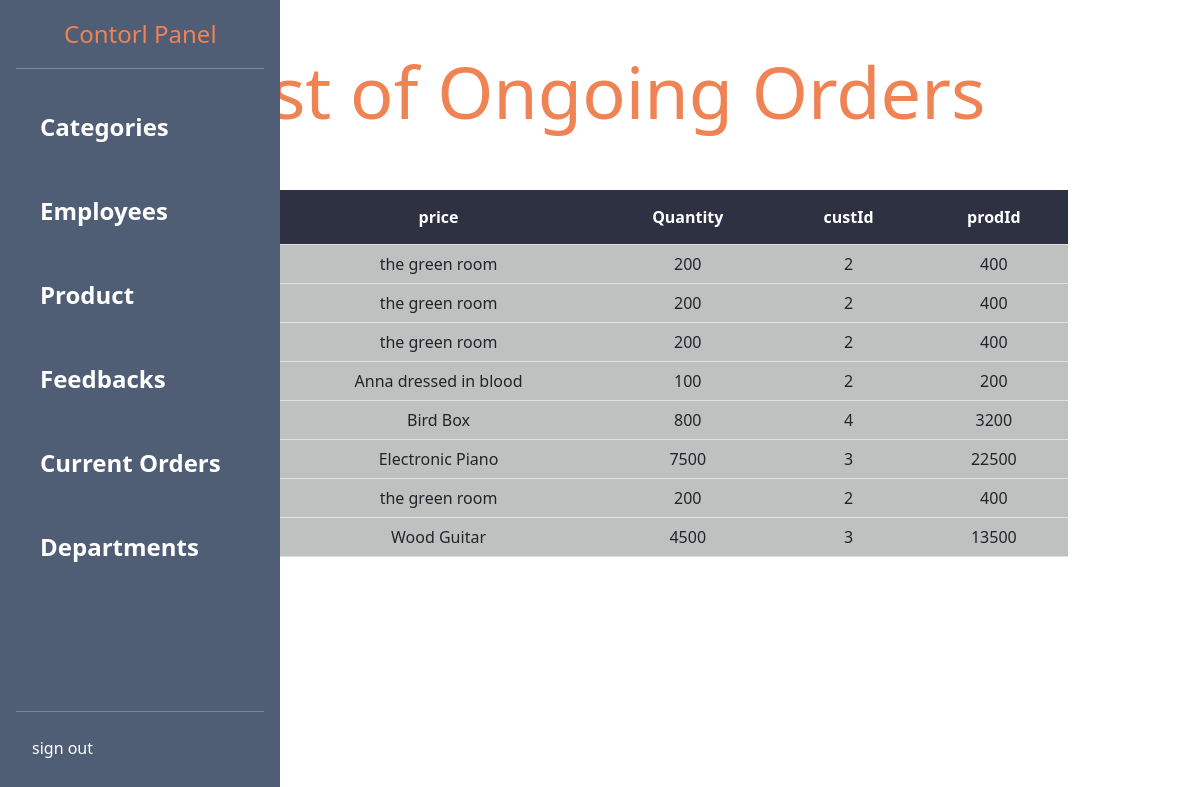
/alterPages/orders/order.php (signed in), run on the app's committed database.
### tables this page shows
CREATE TABLE `order` (
  `id` int(4) NOT NULL,
  `price` int(4) NOT NULL,
  `prodQuan` int(4) NOT NULL,
  `custId` int(4) NOT NULL,
  `prodId` int(4) NOT NULL
);

CREATE TABLE `product` (
  `id` int(4) NOT NULL,
  `proName` varchar(255) NOT NULL,
  `description` varchar(255) NOT NULL,
  `price` int(4) NOT NULL,
  `image` mediumtext NOT NULL,
  `adminId` int(4) NOT NULL,
  `categoryId` int(4) NOT NULL,
  `prodQuantity` int(11) NOT NULL
);

### alterPages/orders/order.php (the view, shortened to what this page needs)
<html>
<head>
    <link href="https://cdn.jsdelivr.net/npm/bootstrap@5.0.0-beta3/dist/css/bootstrap.min.css" rel="stylesheet">
</head>
<?php
 include '../../shared/sidebar.php';
include '../../shared/config.php';
?>
<div class="container text-center pt-5">
    <h1 style="color: #ef8354 ;" class="display-2"> List of Ongoing Orders</h1>
</div>
<div class="container col-9 pt-5" style=" float:right; margin-right:10%;">
<table class="table table-hover text-dark text-center">
<tr  style="color:white; background-color: 2d3142;" >
            <th class="p-3" > ID</th>
            <th class="p-3" > price</th>
            <th class="p-3" > Quantity</th>
            <th class="p-3" > custId</th>
            <th class="p-3" > prodId</th>
        </tr>
        <?php
                  $select = "SELECT product.proName, product.price, product.prodQuantity, order.id, order.price, order.prodQuan
                  FROM `order`
                  INNER JOIN product ON order.prodId=product.id";
        $s = mysqli_query($conn,$select) ;
         foreach($s as $data) {
            ?>
           <tr style="background-color: bfc0c0;">
                    <th> <?php echo $data['id'];?> </th>
                    <td> <?php echo $data['proName']; ?> </td>
                    <td> <?php echo $data['price']; ?> </td>
                    <td> <?php echo $data['prodQuan']; ?> </td>
                    <td> <?php $sum = $data['price'] * $data['prodQuan']; echo $sum; ?> </td>
        </tr>
        <?php } ?>
    </table>
</div>
<?php
 include '../../shared/script.php' ;
?>

### data on the page
order: prodId.proName "the green room", price "200", prodQuan "2", sum "400"
order: prodId.proName "the green room", price "200", prodQuan "2", sum "400"
order: prodId.proName "the green room", price "200", prodQuan "2", sum "400"
order: prodId.proName "Anna dressed in blood", price "100", prodQuan "2", sum "200"
order: prodId.proName "Bird Box", price "800", prodQuan "4", sum "3200"
order: prodId.proName "Electronic Piano", price "7500", prodQuan "3", sum "22500"
order: prodId.proName "the green room", price "200", prodQuan "2", sum "400"
order: prodId.proName "Wood Guitar", price "4500", prodQuan "3", sum "13500"
